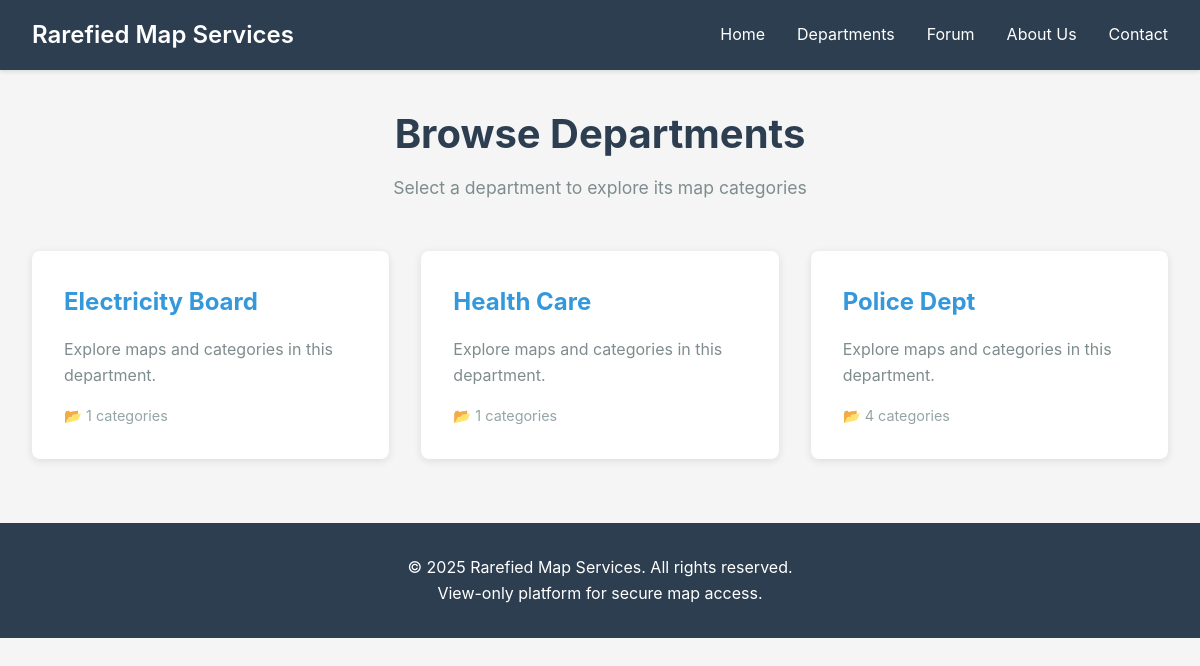
Screenshot of /departments/ with the database file from the repository.
### maps/models.py (models this page shows, shortened)
class Department(models.Model):
    name = models.CharField(max_length=200, unique=True)
    description = models.TextField(blank=True)
    created_at = models.DateTimeField(auto_now_add=True)
    updated_at = models.DateTimeField(auto_now=True)
    is_active = models.BooleanField(default=True)
    class Meta:
        ordering = ['name']
        verbose_name = 'Department'
        verbose_name_plural = 'Departments'

### maps/views.py (the view)
# urls.py: path('departments/', views.departments_list, name='departments_list'),
def departments_list(request):
    departments = Department.objects.filter(is_active=True).prefetch_related('categories')
    context = {
        'departments': departments,
    }
    return render(request, 'maps/departments.html', context)

### maps/templates/maps/departments.html (shortened to what this page needs)
{% extends 'maps/base.html' %}
{% block content %}
<div class="page-header">
    <h1>Browse Departments</h1>
    <p>Select a department to explore its map categories</p>
</div>
<div class="departments-list">
    {% for department in departments %}
    <a href="{% url 'department_detail' department.id %}" class="department-item">
        <h2>{{ department.name }}</h2>
        <p>{{ department.description|default:"Explore maps and categories in this department." }}</p>
        <div class="department-stats">
            <span>📂 {{ department.categories.count }} categories</span>
        </div>
    </a>
    {% empty %}
    <p>No departments available at the moment.</p>
    {% endfor %}
</div>
{% endblock %}

### maps/templates/maps/base.html (style rules this page uses)
* { margin: 0; padding: 0; box-sizing: border-box; }
body { font-family: -apple-system, BlinkMacSystemFont, 'Segoe UI', Roboto, Oxygen, Ubuntu, Cantarell, sans-serif; line-height: 1.6; color: #333; background-color: #f5f5f5; }

### maps/templates/maps/departments.html (style rules this page uses)
.page-header { text-align: center; margin-bottom: 3rem; }
.page-header h1 { font-size: 2.5rem; color: #2c3e50; margin-bottom: 0.5rem; }
.page-header p { color: #7f8c8d; font-size: 1.1rem; }
.departments-list { display: grid; grid-template-columns: repeat(auto-fill, minmax(300px, 1fr)); gap: 2rem; }
.department-item { background: white; border-radius: 8px; box-shadow: 0 2px 8px rgba(0,0,0,0.1); padding: 2rem; transition: transform 0.3s, box-shadow 0.3s; text-decoration: none; color: inherit; display: block; }
.department-item h2 { color: #3498db; margin-bottom: 1rem; }
.department-item p { color: #7f8c8d; margin-bottom: 1rem; line-height: 1.6; }
.department-stats { display: flex; gap: 1rem; color: #95a5a6; font-size: 0.9rem; }

### rows the page displays
Department: name "Electricity Board", description "Explore maps and categories in this department.", categories.count "1"
Department: name "Health Care", description "Explore maps and categories in this department.", categories.count "1"
Department: name "Police Dept", description "Explore maps and categories in this department.", categories.count "4"
